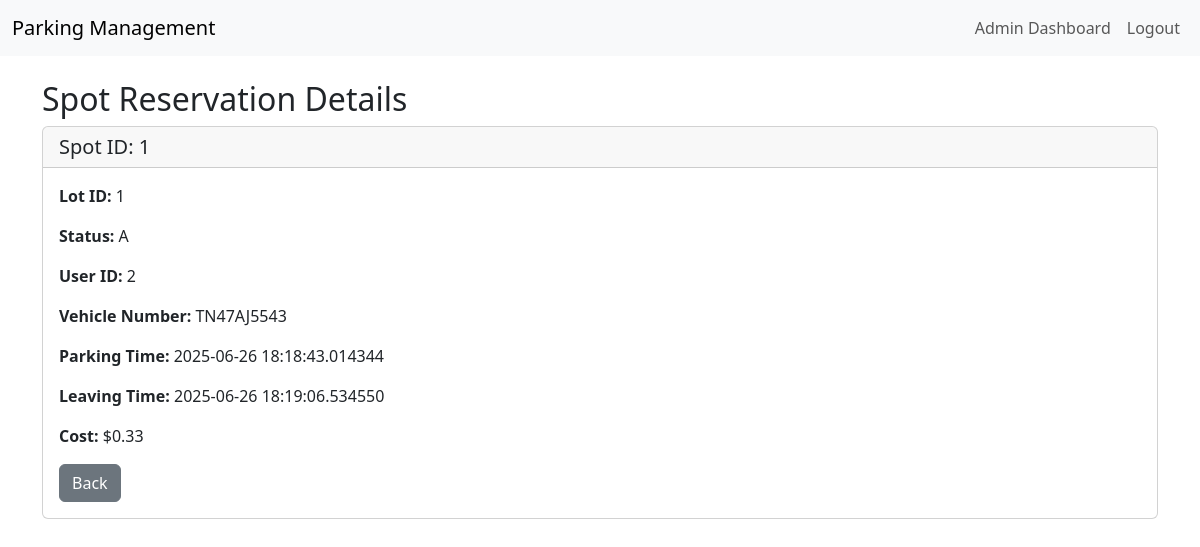
The app's page /admin/spot_details/1 (signed in), older data.
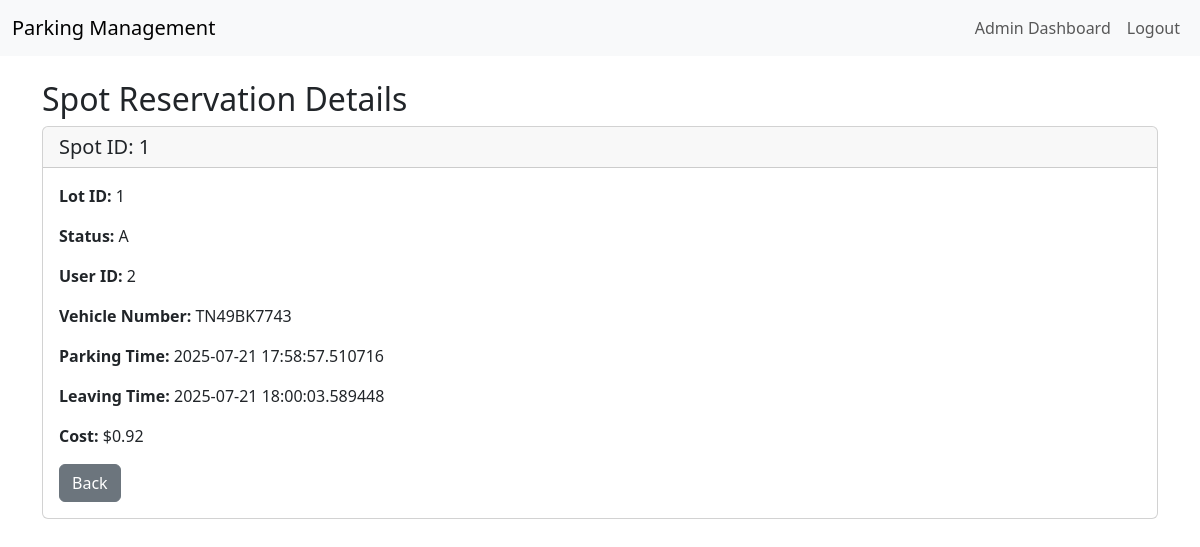
The same page, newer data.
### models.py (models this page shows)
class Reservation(db.Model):
    id = db.Column(db.Integer, primary_key=True)
    spot_id = db.Column(db.Integer, db.ForeignKey('parking_spot.id'), nullable=False)
    user_id = db.Column(db.Integer, db.ForeignKey('user.id'), nullable=False)
    vehicle_number = db.Column(db.String(20), nullable=True)
    parking_timestamp = db.Column(db.DateTime, nullable=False)
    leaving_timestamp = db.Column(db.DateTime, nullable=True)
    parking_cost = db.Column(db.Float, nullable=True)

### app.py (the view)
@app.route('/admin/spot_details/<int:spot_id>')
def spot_details(spot_id):
    user = get_current_user()
    if not user or user.role != 'admin':
        return redirect(url_for('login'))
    spot = ParkingSpot.query.get_or_404(spot_id)
    reservation = Reservation.query.filter_by(spot_id=spot_id).first()
    if not reservation:
        return redirect(url_for('view_spot', spot_id=spot_id))
    return render_template('spot_details.html', spot=spot, reservation=reservation)

### app.py (called while the page is built)
def get_current_user():
    if 'user_id' in session:
        user = User.query.get(session['user_id'])
        print(f"Current user: {user.username if user else 'None'}")
        return user
    print("No user_id in session")
    return None

@app.context_processor
def utility_processor():
    return dict(get_current_user=get_current_user)

### templates/spot_details.html
{% extends "base.html" %}
{% block content %}
<h2>Spot Reservation Details</h2>
<div class="card">
    <div class="card-header">
        <h5 class="mb-0">Spot ID: {{ spot.id }}</h5>
    </div>
    <div class="card-body">
        <p><strong>Lot ID:</strong> {{ spot.lot_id }}</p>
        <p><strong>Status:</strong> {{ spot.status }}</p>
        <p><strong>User ID:</strong> {{ reservation.user_id }}</p>
        <p><strong>Vehicle Number:</strong> {{ reservation.vehicle_number }}</p>
        <p><strong>Parking Time:</strong> {{ reservation.parking_timestamp }}</p>
        <p><strong>Leaving Time:</strong> {{ reservation.leaving_timestamp or 'Still Parked' }}</p>
        <p><strong>Cost:</strong>
            {% if reservation.parking_cost is not none %}
                ${{ reservation.parking_cost|float|round(2) }}
            {% else %}
                N/A
            {% endif %}
        </p>
        <a href="{{ url_for('admin_dashboard') }}" class="btn btn-secondary">Back</a>
    </div>
</div>
{% endblock %}

Row changes from the older to the newer data that the page shows:
changed Reservation: vehicle_number "TN47AJ5543" → "TN49BK7743"; parking_timestamp "2025-06-26 18:18:43.014344" → "2025-07-21 17:58:57.510716"; leaving_timestamp "2025-06-26 18:19:06.534550" → "2025-07-21 18:00:03.589448"; parking_cost "0.33" → "0.92"
